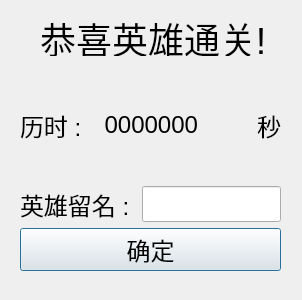
<?xml version="1.0" encoding="UTF-8"?>
<ui version="4.0">
 <class>recordDialog</class>
 <widget class="QDialog" name="recordDialog">
  <property name="geometry">
   <rect>
    <x>0</x>
    <y>0</y>
    <width>302</width>
    <height>300</height>
   </rect>
  </property>
  <property name="windowTitle">
   <string>Dialog</string>
  </property>
  <widget class="QLabel" name="label">
   <property name="geometry">
    <rect>
     <x>40</x>
     <y>20</y>
     <width>234</width>
     <height>36</height>
    </rect>
   </property>
   <property name="font">
    <font>
     <pointsize>27</pointsize>
    </font>
   </property>
   <property name="text">
    <string>恭喜英雄通关!</string>
   </property>
  </widget>
  <widget class="QWidget" name="layoutWidget">
   <property name="geometry">
    <rect>
     <x>20</x>
     <y>70</y>
     <width>261</width>
     <height>201</height>
    </rect>
   </property>
   <layout class="QVBoxLayout" name="verticalLayout">
    <item>
     <layout class="QHBoxLayout" name="horizontalLayout_2">
      <item>
       <widget class="QLabel" name="label_4">
        <property name="font">
         <font>
          <pointsize>18</pointsize>
         </font>
        </property>
        <property name="text">
         <string>历时 : </string>
        </property>
       </widget>
      </item>
      <item>
       <widget class="QLabel" name="label_2">
        <property name="font">
         <font>
          <pointsize>18</pointsize>
         </font>
        </property>
        <property name="text">
         <string>0000000</string>
        </property>
        <property name="alignment">
         <set>Qt::AlignRight|Qt::AlignTrailing|Qt::AlignVCenter</set>
        </property>
       </widget>
      </item>
      <item>
       <widget class="QLabel" name="label_5">
        <property name="font">
         <font>
          <pointsize>18</pointsize>
         </font>
        </property>
        <property name="text">
         <string>秒</string>
        </property>
        <property name="alignment">
         <set>Qt::AlignRight|Qt::AlignTrailing|Qt::AlignVCenter</set>
        </property>
       </widget>
      </item>
     </layout>
    </item>
    <item>
     <layout class="QHBoxLayout" name="horizontalLayout">
      <item>
       <widget class="QLabel" name="label_3">
        <property name="font">
         <font>
          <pointsize>18</pointsize>
         </font>
        </property>
        <property name="text">
         <string>英雄留名 : </string>
        </property>
       </widget>
      </item>
      <item>
       <widget class="QLineEdit" name="lineEdit">
        <property name="font">
         <font>
          <pointsize>18</pointsize>
         </font>
        </property>
        <property name="alignment">
         <set>Qt::AlignRight|Qt::AlignTrailing|Qt::AlignVCenter</set>
        </property>
       </widget>
      </item>
     </layout>
    </item>
    <item>
     <widget class="QPushButton" name="pushButton">
      <property name="font">
       <font>
        <pointsize>18</pointsize>
       </font>
      </property>
      <property name="text">
       <string>确定</string>
      </property>
     </widget>
    </item>
   </layout>
  </widget>
 </widget>
 <resources/>
 <connections/>
</ui>
